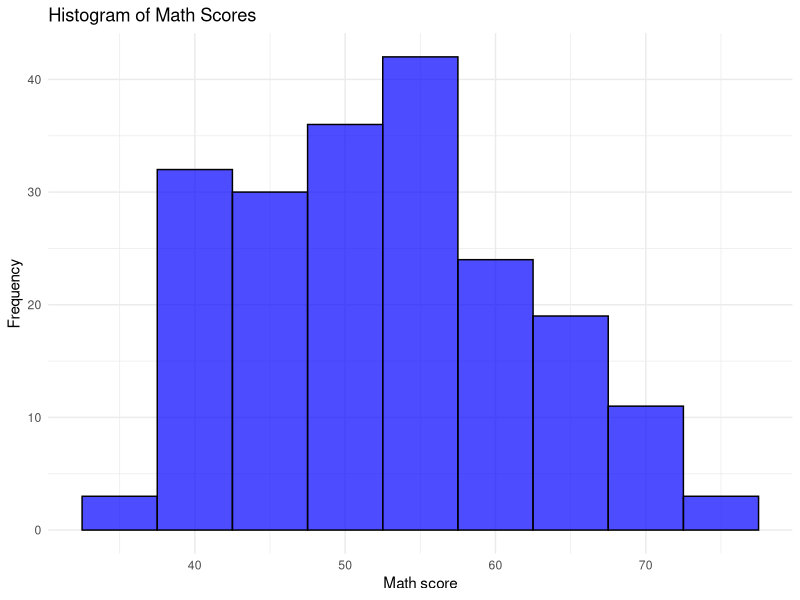
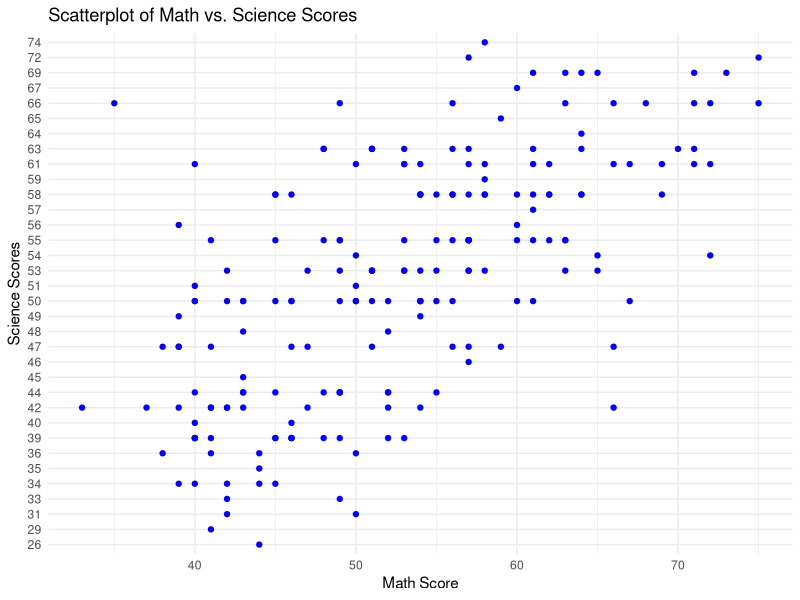
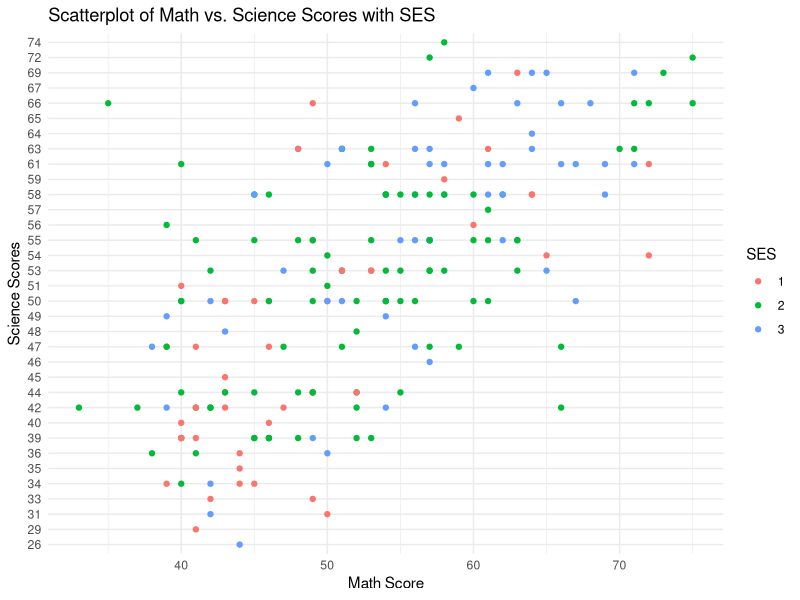
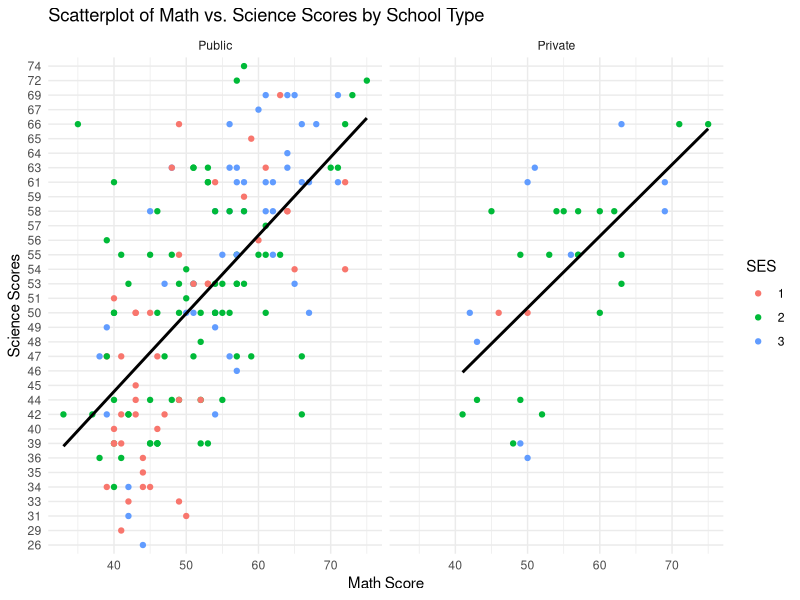
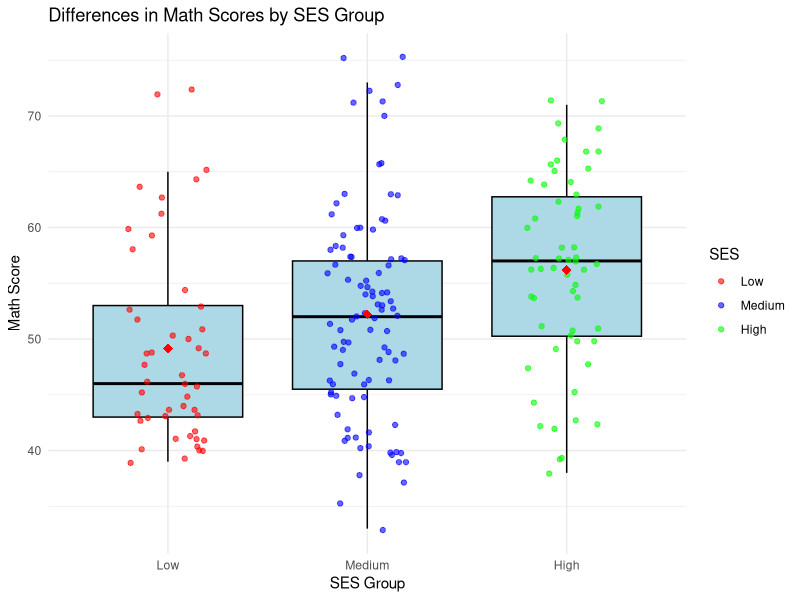
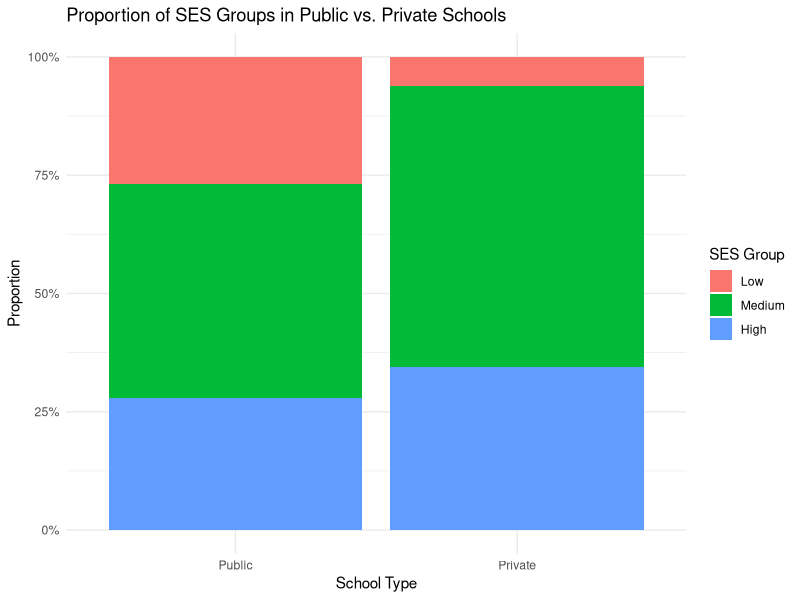

Recreate these plots in R, in order. (Note: this script raises an error after producing the figures.)
## ---- chunk 1

library(ggplot2)
library(here)
here()

# Had to reset my Here library 
setwd("/Users/halleprine/Desktop/GitREPO/EDRM 718 HP - Spring")
getwd()
here::i_am("Data/hsb2.csv")


# I read the data and put it in an object called "school".
school <- read.csv(here("Data", "hsb2.csv"), header = FALSE, sep = ",") # Read the file
View(school)

# Columns not named correctly I had to go in and rename them and remove first row
names(school)[names(school)=="V1"]<-"ID" 
names(school)[names(school)=="V2"]<-"sex"
names(school)[names(school)=="V3"]<-"race"
names(school)[names(school)=="V4"]<-"ses"
names(school)[names(school)=="V5"]<-"schtyp"
names(school)[names(school)=="V6"]<-"prog"
names(school)[names(school)=="V7"]<-"read"
names(school)[names(school)=="V8"]<-"write"
names(school)[names(school)=="V9"]<-"math"
names(school)[names(school)=="V10"]<-"science"
names(school)[names(school)=="V11"]<-"socst"

school <- school[-c(1), ]

## ---- chunk 2
str(school$math)
school$math <- as.numeric(as.character(school$math))

ggplot(school, aes(x = math)) +
  geom_histogram(binwidth = 5, fill = "blue", color = "black", alpha = 0.7) +
  labs(title = "Histogram of Math Scores",
       x = "Math score",
       y = "Frequency") +
  theme_minimal()

## ---- chunk 3

ggplot(school, aes(x = math, y = science)) +
  geom_point(color = "blue") +
  labs(title = "Scatterplot of Math vs. Science Scores",
       x = "Math Score",
       y = "Science Scores") +
  theme_minimal()

## ---- chunk 4

ggplot(school, aes(x = math, y = science, color = factor(ses))) +
  geom_point() +
  labs(title = "Scatterplot of Math vs. Science Scores with SES",
       x = "Math Score",
       y = "Science Scores",
       color = "SES") +
  theme_minimal()

## ---- chunk 5

ggplot(school, aes(x = math, y = science, color = factor(ses))) +
  geom_point() +
  geom_smooth(method = "lm", se = FALSE, aes(group = 1), color = "black") +
  facet_wrap(~ factor(schtyp, labels = c("Public", "Private"))) +
  labs(title = "Scatterplot of Math vs. Science Scores by School Type",
       x = "Math Score",
       y = "Science Scores",
       color = "SES") +
  theme_minimal()

## ---- chunk 6

ggplot(school, aes(x = factor(ses, levels = c(1, 2, 3), labels = c("Low", "Medium", "High")), 
                    y = math, color = factor(ses, levels = c(1, 2, 3), labels = c("Low", "Medium", "High")))) +
  geom_boxplot(fill = "lightblue", color = "black", outlier.shape = NA) +  
  geom_jitter(width = 0.2, alpha = 0.6) +  
  stat_summary(fun = "mean", geom = "point", shape = 18, size = 3, color = "red") +  
  theme_minimal() +
  labs(title = "Differences in Math Scores by SES Group",
       x = "SES Group",
       y = "Math Score",
       color = "SES") +  # Ensures the legend title is correct
  scale_color_manual(values = c("red", "blue", "green")) +  
  theme(legend.position = "right")

## ---- chunk 7

ggplot(school, aes(x = factor(schtyp, levels = c(1, 2), labels = c("Public", "Private")), 
                   fill = factor(ses, levels = c(1, 2, 3), labels = c("Low", "Medium", "High")))) +
  geom_bar(position = "fill") +  # 'fill' scales bars to proportions
  scale_y_continuous(labels = scales::percent_format()) +  # Convert y-axis to percentages
  labs(title = "Proportion of SES Groups in Public vs. Private Schools",
       x = "School Type",
       y = "Proportion",
       fill = "SES Group") +  # Legend title
  theme_minimal()

## ---- chunk 8

library(readxl)

mental <- read_excel(here("Data", "Mental Health Study Data.xlsx"), sheet = 1)
View(mental)

# Factor SES if not already
mental$SES <- factor(mental$SES, levels = c(1, 2, 3), labels = c("Low", "Medium", "High"))

# Create the plot
ggplot(notes_dta, aes(x = notes, y = score, color = notes)) +
  geom_point(aes(shape = lecture), alpha = 0.6) +  # Plot points with different shapes for LectureType
  geom_smooth(method = "lm", se = TRUE, linetype = "solid") +  # Add regression line without interaction
  labs(title = "Effect of Note-Taking Method on Recall",
       x = "Note-Taking Method",
       y = "Recall Score",
       color = "Note-Taking Method",
       shape = "Lecture Type") +
  theme_minimal() +
  theme(legend.position = "top")  # Adjust legend position


## ---- chunk 9

notes_dta <- read_excel(here("Data", "Notes Data.xlsx"), sheet = 1)
View(notes)

# Factor the lecture and note-taking method columns for better plotting
notes_dta$lecture <- factor(notes_dta$lecture, levels = c(1, 2), labels = c("Disorganized", "Organized"))
notes_dta$notes <- factor(notes_dta$notes, levels = c(1, 2, 3), labels = c("Outline", "Linear", "Matrix"))

ggplot(notes_dta, aes(x = score, y = factor(notes), color = factor(notes))) +
  geom_point(aes(shape = factor(lecture)), alpha = 0.6) +  # Convert lecture to a factor
  geom_smooth(aes(group = factor(notes)), method = "lm", se = TRUE, linetype = "solid") +  # Add regression lines
  labs(title = "Effect of Note-Taking Method on Recall, Moderated by Lecture Type",
       x = "Recall Score",
       y = "Note-Taking Method",
       color = "Note-Taking Method",
       shape = "Lecture Type") +
  theme_minimal() +
  theme(legend.position = "top")  # Adjust legend position

